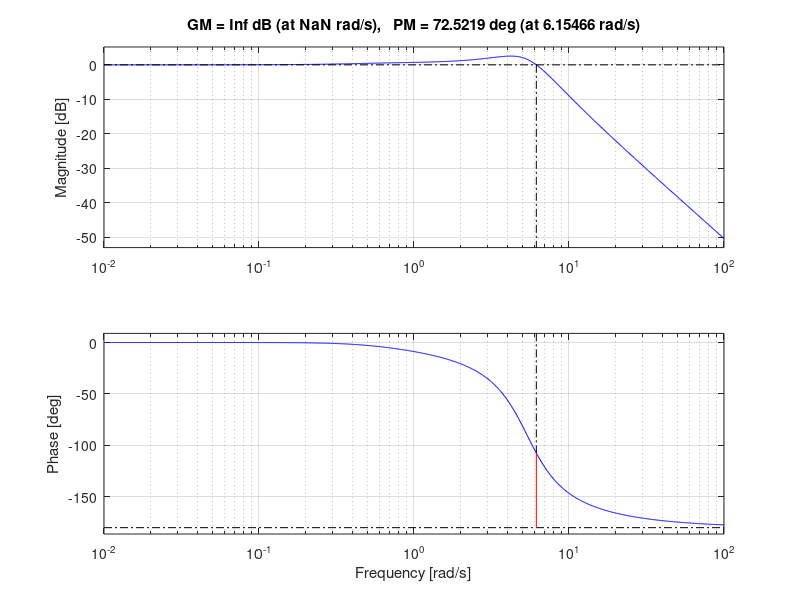

This chart was generated by the following MATLAB code:
x1 = tf([1],[1 0]);
x2 = tf([1],[1 1]);
x3 = tf([1],[1 5]);
sys = x1*x2*x3;
bode(sys);
margin(sys);
grid on;
[Gm1,Pm1,Wgm1,Wpm1] = margin(sys);

y1 = 39.42/(3.077*tf('s'));
y2 = 39.42*0.7692*tf('s');
y3 = 39.42;
PID = y1+y2+y3;
G = PID*sys;
closedLoopSys = feedback(G,1)
bode(closedLoopSys)
margin(closedLoopSys)
grid on;
[Gm2,Pm2,Wgm2,Wpm2] = margin(closedLoopSys)